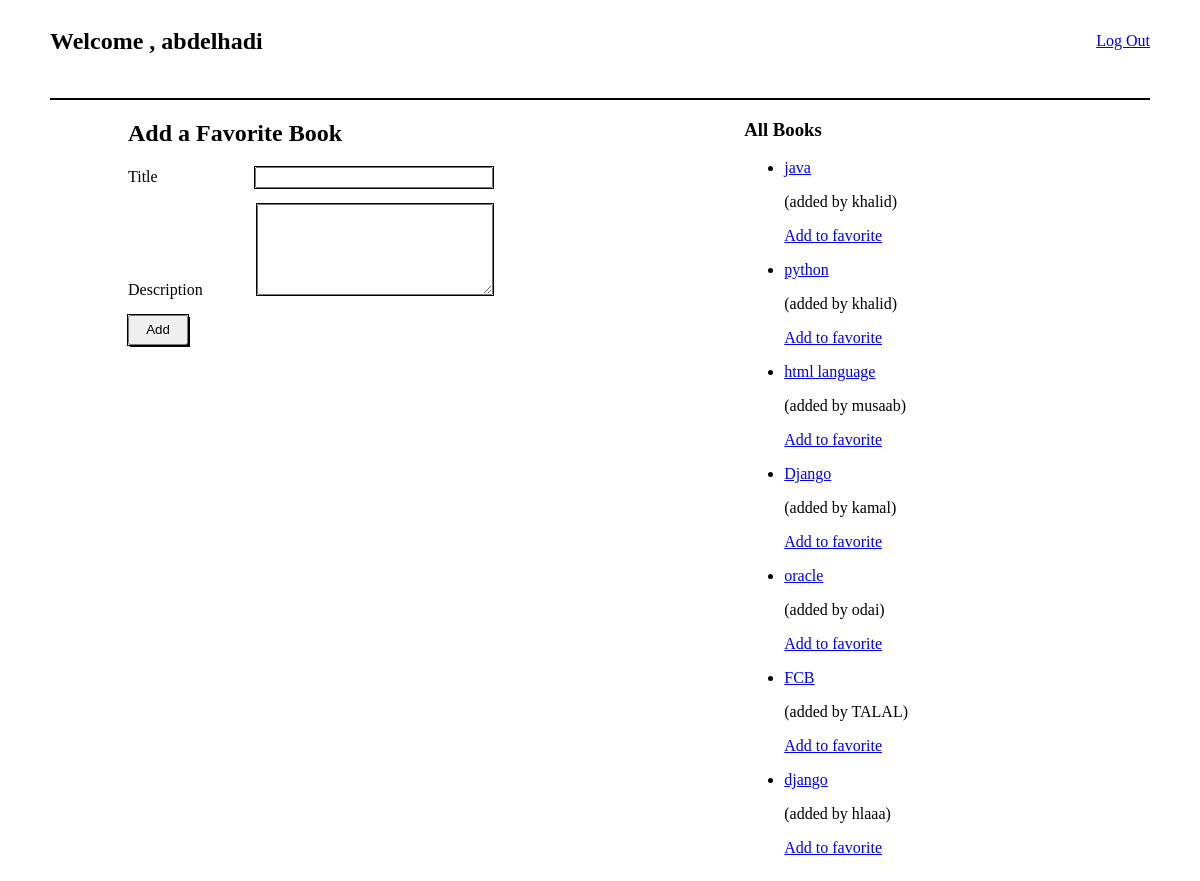
Page /books (signed in) on the committed database.
### login_updated_app/models.py (models this page shows)
class User(models.Model):
    first_name=models.CharField(max_length=255)
    last_name=models.CharField(max_length=255)
    email=models.CharField(max_length=255)
    password=models.CharField(max_length=255)
    created_at = models.DateTimeField(auto_now_add=True)
    updated_at = models.DateTimeField(auto_now=True)
    objects = UserManager()

class Book(models.Model):
    title=models.CharField(max_length=255)
    desc=models.TextField()
    uploaded_by = models.ForeignKey(User , related_name="books_uploaded", on_delete = models.CASCADE)
    users_who_like = models.ManyToManyField(User , related_name="liked_books")
    created_at = models.DateTimeField(auto_now_add=True)
    updated_at = models.DateTimeField(auto_now=True)

### favorite_book_app/views.py (the view)
# urls.py: path('books', views.welcome_page),
def welcome_page(request):
    this_user = User.objects.get(id=request.session['user_id'])
    context={
        'this_user' : this_user,
        'all_books' : Book.objects.all()
    }
    return render(request , 'welcome.html' , context)

### favorite_book_app/templates/welcome.html (shortened to what this page needs)
<!DOCTYPE html>
<html lang="en">
<head>
</head>
<body>
    <nav>
        <div><h1>Welcome , {{this_user.first_name}}</h1></div>
        <div class="link"><a href="/">Log Out</a></div>
    </nav>
    <div class="flex">
        <div>
            <form action="/add_books" method="post">
                <h2>Add a Favorite Book</h2>
                <p>Title <input type="text" name="title"></p>
                <p>Description <textarea name="description"></textarea></p>
                <button>Add</button>
            </form>
        </div>
        <div>
            <h3>All Books</h3>
            {% for book in all_books %}
                <ul>
                    {% if this_user in book.users_who_like.all %}
                    <li><a href="book_details/{{book.id}}">{{book.title}}</a>
                        <p>(added by {{book.uploaded_by.first_name}})</p>
                        <p>this is one of your Favorite</p>
                    {% else %}
                    <li><a href="book_details/{{book.id}}">{{book.title}}</a>
                        <p>(added by {{book.uploaded_by.first_name}})</p>
                        <a href="add/{{book.id}}">Add to favorite</a>
                    </li>
                    {% endif %}
                </ul>
            {% endfor %}
        </div>
    </div>
</body>
</html>

### favorite_book_app/templates/welcome.html (style rules this page uses)
.flex { display: flex; justify-content: space-between; width: 900px; }
nav { width: 1100px; border-bottom: black solid 2px; display: flex; justify-content: space-between; margin: 0 auto; }
.link { width: 100px; height: 65px; display: flex; justify-content: end; align-items: center; }
h1 { width: 500px; height: 50px; }
form { margin-left: 120px; }
input { outline: 1px solid black; margin-left: 93px; width: 230px; }
textarea { outline: 1px solid black; margin-left: 50px; height: 85px; width: 230px; }
button { outline: 1px solid black; height: 30px; width: 60px; box-shadow: 2px 2px black; }

### rows in the picture
User: first_name "abdelhadi"
Book: title "java", uploaded_by.first_name "khalid"
Book: title "python", uploaded_by.first_name "khalid"
Book: title "html language", uploaded_by.first_name "musaab"
Book: title "Django", uploaded_by.first_name "kamal"
Book: title "oracle", uploaded_by.first_name "odai"
Book: title "FCB", uploaded_by.first_name "TALAL"
Book: title "django", uploaded_by.first_name "hlaaa"
